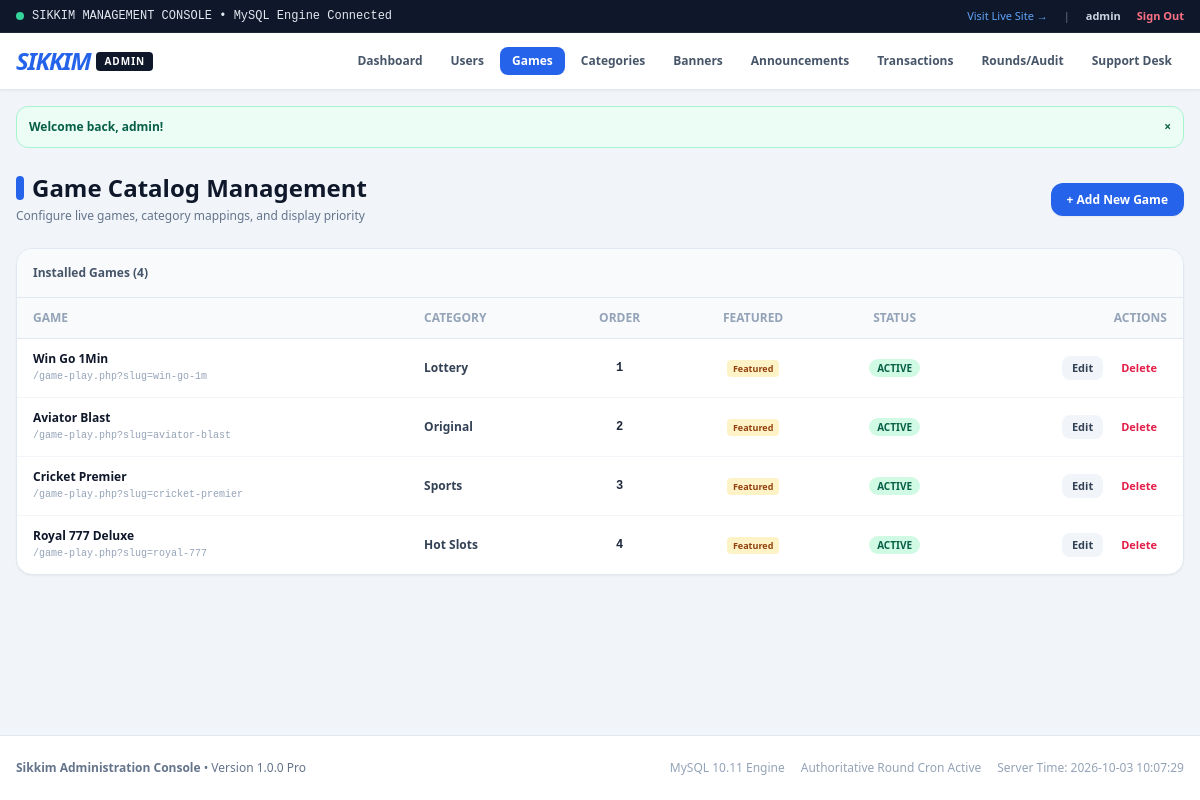
Screenshot of /admin/games.php (signed in) with the database file from the repository.
### tables this page shows
CREATE TABLE `users` (
  `id` INT AUTO_INCREMENT PRIMARY KEY,
  `username` VARCHAR(50) NOT NULL UNIQUE,
  `phone` VARCHAR(20) NOT NULL UNIQUE,
  `email` VARCHAR(100) DEFAULT NULL,
  `password_hash` VARCHAR(255) NOT NULL,
  `role` ENUM('user', 'admin') NOT NULL DEFAULT 'user',
  `status` ENUM('active', 'suspended') NOT NULL DEFAULT 'active',
  `avatar` VARCHAR(255) DEFAULT '/assets/images/avatar-default.png',
  `created_at` TIMESTAMP DEFAULT CURRENT_TIMESTAMP,
  `updated_at` TIMESTAMP DEFAULT CURRENT_TIMESTAMP ON UPDATE CURRENT_TIMESTAMP,
  INDEX `idx_users_phone` (`phone`),
  INDEX `idx_users_username` (`username`),
  INDEX `idx_users_role` (`role`)
);

CREATE TABLE `games` (
  `id` INT AUTO_INCREMENT PRIMARY KEY,
  `category_id` INT NOT NULL,
  `name` VARCHAR(100) NOT NULL,
  `slug` VARCHAR(100) NOT NULL UNIQUE,
  `image` VARCHAR(255) NOT NULL,
  `description` TEXT DEFAULT NULL,
  `status` ENUM('active', 'inactive') NOT NULL DEFAULT 'active',
  `display_order` INT NOT NULL DEFAULT 0,
  `is_recommended` TINYINT(1) NOT NULL DEFAULT 0,
  `config_json` TEXT DEFAULT NULL,
  `created_at` TIMESTAMP DEFAULT CURRENT_TIMESTAMP,
  `updated_at` TIMESTAMP DEFAULT CURRENT_TIMESTAMP ON UPDATE CURRENT_TIMESTAMP,
  FOREIGN KEY (`category_id`) REFERENCES `categories`(`id`) ON DELETE CASCADE,
  INDEX `idx_games_slug` (`slug`),
  INDEX `idx_games_rec` (`is_recommended`),
  INDEX `idx_games_status` (`status`),
  INDEX `idx_games_order` (`display_order`)
);

CREATE TABLE `categories` (
  `id` INT AUTO_INCREMENT PRIMARY KEY,
  `name` VARCHAR(50) NOT NULL,
  `slug` VARCHAR(50) NOT NULL UNIQUE,
  `icon` VARCHAR(255) NOT NULL,
  `display_order` INT NOT NULL DEFAULT 0,
  `status` ENUM('active', 'inactive') NOT NULL DEFAULT 'active',
  `created_at` TIMESTAMP DEFAULT CURRENT_TIMESTAMP,
  INDEX `idx_cat_order` (`display_order`),
  INDEX `idx_cat_status` (`status`)
);

### includes/auth.php (called while the page is built, shortened)
<?php
function isLoggedIn(): bool {
    return isset($_SESSION['user_id']) && !empty($_SESSION['user_id']);
}
function getCurrentUserId(): ?int {
    return $_SESSION['user_id'] ?? null;
}
function getCurrentUser(): ?array {
    $uid = getCurrentUserId();
    $pdo = getDB();
    $stmt = $pdo->prepare("
        SELECT u.id, u.username, u.phone, u.email, u.role, u.status, u.avatar, u.created_at,
               COALESCE(w.balance, 0.00) as balance,
               COALESCE(w.bonus_balance, 0.00) as bonus_balance,
               COALESCE(w.total_deposited, 0.00) as total_deposited,
               COALESCE(w.total_withdrawn, 0.00) as total_withdrawn
        FROM `users` u
        LEFT JOIN `wallets` w ON u.id = w.user_id
        WHERE u.id = :id AND u.status = 'active'
        LIMIT 1
    ");
    $stmt->execute([':id' => $uid]);
    $user = $stmt->fetch();
    return $user ?: null;
}
function requireAdmin(): array {
    $user = getCurrentUser();
    return $user;
}
function e(?string $string): string {
    return htmlspecialchars($string ?? '', ENT_QUOTES, 'UTF-8');
}
function getFlash(): ?array {
    if (isset($_SESSION['flash'])) {
        $flash = $_SESSION['flash'];
        return $flash;
    }
    return null;
}

### admin/games.php (the view, shortened to what this page needs)
<?php
require_once __DIR__ . '/includes/admin_header.php';
$pdo = getDB();
$action = trim($_GET['action'] ?? 'list');
$games = $pdo->query("
    SELECT g.*, c.name as category_name
    FROM `games` g
    LEFT JOIN `categories` c ON g.category_id = c.id
    ORDER BY g.display_order ASC, g.id DESC
")->fetchAll();
?>
<div class="w-full mb-6 flex flex-col sm:flex-row sm:items-center justify-between gap-4">
    <div>
        <h1 class="text-xl sm:text-2xl font-black text-slate-900 flex items-center gap-2">
            <span class="w-2 h-6 bg-blue-600 rounded-full inline-block"></span>
            Game Catalog Management
        </h1>
        <p class="text-xs text-slate-500 mt-1">Configure live games, category mappings, and display priority</p>
    </div>
    <div>
        <?php if ($action === 'create' || $action === 'edit'): ?>
            <a href="/admin/games.php" class="px-4 py-2 bg-slate-200 text-slate-700 rounded-xl text-xs font-bold hover:bg-slate-300 transition">
                &larr; Back to Catalog
            </a>
        <?php else: ?>
            <a href="/admin/games.php?action=create" class="px-4 py-2 bg-blue-600 hover:bg-blue-700 text-white rounded-xl text-xs font-bold transition shadow-sm">
                + Add New Game
            </a>
        <?php endif; ?>
    </div>
</div>
<div class="bg-white rounded-2xl border border-slate-200 shadow-sm overflow-hidden mb-8">
    <div class="p-4 bg-slate-50 border-b border-slate-200 font-bold text-xs text-slate-600 flex justify-between items-center">
        <span>Installed Games (<?= count($games) ?>)</span>
    </div>
    <?php if (!empty($games)): ?>
        <div class="overflow-x-auto no-scrollbar">
            <table class="w-full text-left text-xs">
                <thead>
                    <tr class="border-b border-slate-200 text-slate-400 uppercase font-bold bg-slate-50">
                        <th class="py-3 px-4">Game</th>
                        <th class="py-3 px-4">Category</th>
                        <th class="py-3 px-4 text-center">Order</th>
                        <th class="py-3 px-4 text-center">Featured</th>
                        <th class="py-3 px-4 text-center">Status</th>
                        <th class="py-3 px-4 text-right">Actions</th>
                    </tr>
                </thead>
                <tbody class="divide-y divide-slate-100">
                    <?php foreach ($games as $g): ?>
                        <tr class="hover:bg-slate-50 transition">
                            <td class="py-3 px-4">
                                <div class="font-black text-slate-900"><?= e($g['name']) ?></div>
                                <span class="font-mono text-[10px] text-slate-400">/game-play.php?slug=<?= e($g['slug']) ?></span>
                            </td>
                            <td class="py-3 px-4 font-bold text-slate-700">
                                <?= e($g['category_name'] ?? 'Uncategorized') ?>
                            </td>
                            <td class="py-3 px-4 text-center font-mono font-bold">
                                <?= (int)$g['display_order'] ?>
                            </td>
                            <td class="py-3 px-4 text-center">
                                <?php if ($g['is_recommended']): ?>
                                    <span class="bg-amber-100 text-amber-800 text-[9px] font-black px-1.5 py-0.5 rounded">Featured</span>
                                <?php else: ?>
                                    <span class="text-slate-300 text-[10px]">-</span>
                                <?php endif; ?>
                            </td>
                            <td class="py-3 px-4 text-center">
                                <span class="text-[10px] uppercase font-black px-2 py-0.5 rounded-full <?= $g['status'] === 'active' ? 'bg-emerald-100 text-emerald-800' : 'bg-rose-100 text-rose-800' ?>">
                                    <?= e($g['status']) ?>
                                </span>
                            </td>
                            <td class="py-3 px-4 text-right">
                                <div class="flex items-center justify-end gap-2">
                                    <a href="/admin/games.php?action=edit&id=<?= $g['id'] ?>" class="px-2.5 py-1 rounded-lg text-[11px] font-bold bg-slate-100 hover:bg-slate-200 text-slate-700">
                                        Edit
                                    </a>
                                    <form method="POST" action="/admin/games.php" onsubmit="return confirm('Delete this game record?');" class="inline">
                                        <button type="submit" name="delete_game" value="1" class="px-2.5 py-1 rounded-lg text-[11px] font-bold text-rose-600 hover:bg-rose-50">
                                            Delete
                                        </button>
                                    </form>
                                </div>
                            </td>
                        </tr>
                    <?php endforeach; ?>
                </tbody>
            </table>
        </div>
    <?php else: ?>
        <div class="p-8 text-center text-xs text-slate-400">
            No games installed yet. Use the Add Game button to register games.
        </div>
    <?php endif; ?>
</div>
<?php require_once __DIR__ . '/includes/admin_footer.php'; ?>

### admin/includes/admin_header.php (shortened to what this page needs)
<?php
require_once __DIR__ . '/../../includes/auth.php';
$adminUser = requireAdmin();
$currentAdminUri = parse_url($_SERVER['REQUEST_URI'], PHP_URL_PATH);
?>
<!DOCTYPE html>
<html lang="en">
<head>
    <script src="https://cdn.tailwindcss.com"></script>
    <link rel="stylesheet" href="/assets/css/style.css">
</head>
<body class="bg-slate-100 text-slate-800 antialiased min-h-screen flex flex-col font-sans">
    <div class="bg-slate-900 text-slate-200 text-xs py-2 px-4 border-b border-slate-800">
        <div class="max-w-7xl mx-auto flex items-center justify-between">
            <div class="flex items-center gap-2 font-mono">
                <span class="w-2 h-2 rounded-full bg-emerald-400"></span>
                <span>SIKKIM MANAGEMENT CONSOLE • MySQL Engine Connected</span>
            </div>
            <div class="flex items-center gap-4 text-[11px]">
                <a href="/" target="_blank" class="text-blue-400 hover:text-white transition">Visit Live Site &rarr;</a>
                <span class="text-slate-500">|</span>
                <span class="text-slate-300 font-bold"><?= e($adminUser['username']) ?></span>
                <a href="/logout.php" class="text-rose-400 hover:text-rose-300 font-bold">Sign Out</a>
            </div>
        </div>
    </div>
    <header class="w-full bg-white border-b border-slate-200 shadow-sm">
        <div class="max-w-7xl mx-auto px-4 py-3">
            <div class="flex flex-col md:flex-row md:items-center justify-between gap-3">
                <div class="flex items-center gap-3">
                    <a href="/admin/" class="flex items-center gap-1.5">
                        <span class="text-2xl font-black italic tracking-tighter text-blue-600"><i>S</i>IKKIM</span>
                        <span class="text-[10px] font-black uppercase bg-slate-900 text-white px-2 py-0.5 rounded tracking-widest">Admin</span>
                    </a>
                </div>
                <nav class="flex flex-wrap items-center gap-1 text-xs font-bold">
                    <a href="/admin/" class="px-3 py-1.5 rounded-lg transition <?= $currentAdminUri === '/admin/' || $currentAdminUri === '/admin/index.php' ? 'bg-blue-600 text-white' : 'text-slate-600 hover:bg-slate-100' ?>">
                        Dashboard
                    </a>
                    <a href="/admin/users.php" class="px-3 py-1.5 rounded-lg transition <?= strpos($currentAdminUri, 'users.php') !== false ? 'bg-blue-600 text-white' : 'text-slate-600 hover:bg-slate-100' ?>">
                        Users
                    </a>
                    <a href="/admin/games.php" class="px-3 py-1.5 rounded-lg transition <?= strpos($currentAdminUri, 'games.php') !== false ? 'bg-blue-600 text-white' : 'text-slate-600 hover:bg-slate-100' ?>">
                        Games
                    </a>
                    <a href="/admin/categories.php" class="px-3 py-1.5 rounded-lg transition <?= strpos($currentAdminUri, 'categories.php') !== false ? 'bg-blue-600 text-white' : 'text-slate-600 hover:bg-slate-100' ?>">
                        Categories
                    </a>
                    <a href="/admin/banners.php" class="px-3 py-1.5 rounded-lg transition <?= strpos($currentAdminUri, 'banners.php') !== false ? 'bg-blue-600 text-white' : 'text-slate-600 hover:bg-slate-100' ?>">
                        Banners
                    </a>
                    <a href="/admin/announcements.php" class="px-3 py-1.5 rounded-lg transition <?= strpos($currentAdminUri, 'announcements.php') !== false ? 'bg-blue-600 text-white' : 'text-slate-600 hover:bg-slate-100' ?>">
                        Announcements
                    </a>
                    <a href="/admin/transactions.php" class="px-3 py-1.5 rounded-lg transition <?= strpos($currentAdminUri, 'transactions.php') !== false ? 'bg-blue-600 text-white' : 'text-slate-600 hover:bg-slate-100' ?>">
                        Transactions
                    </a>
                    <a href="/admin/rounds.php" class="px-3 py-1.5 rounded-lg transition <?= strpos($currentAdminUri, 'rounds.php') !== false ? 'bg-blue-600 text-white' : 'text-slate-600 hover:bg-slate-100' ?>">
                        Rounds/Audit
                    </a>
                    <a href="/admin/support.php" class="px-3 py-1.5 rounded-lg transition <?= strpos($currentAdminUri, 'support.php') !== false ? 'bg-blue-600 text-white' : 'text-slate-600 hover:bg-slate-100' ?>">
                        Support Desk
                    </a>
                </nav>
            </div>
        </div>
    </header>
    <?php $flash = getFlash(); if ($flash): ?>
        <div class="max-w-7xl mx-auto px-4 mt-4 w-full">
            <div class="rounded-xl p-3 text-xs font-bold flex items-center justify-between <?= $flash['type'] === 'success' ? 'bg-emerald-50 text-emerald-800 border border-emerald-200' : 'bg-rose-50 text-rose-800 border border-rose-200' ?>">
                <span><?= e($flash['message']) ?></span>
                <button onclick="this.parentElement.remove()" class="text-xs">&times;</button>
            </div>
        </div>
    <?php endif; ?>
    <main class="flex-1 w-full max-w-7xl mx-auto px-4 py-6">

### assets/css/style.css (style rules this page uses)
html, body { overflow-x: hidden; scroll-behavior: smooth; }
.no-scrollbar { -ms-overflow-style: none; scrollbar-width: none; }

### rows the page displays
users: username "admin"
games: name "Win Go 1Min", slug "win-go-1m", category.name "Lottery", display_order "1", is_recommended "Featured", status "ACTIVE"
games: name "Aviator Blast", slug "aviator-blast", category.name "Original", display_order "2", is_recommended "Featured", status "ACTIVE"
games: name "Cricket Premier", slug "cricket-premier", category.name "Sports", display_order "3", is_recommended "Featured", status "ACTIVE"
games: name "Royal 777 Deluxe", slug "royal-777", category.name "Hot Slots", display_order "4", is_recommended "Featured", status "ACTIVE"

### other values shown
$flash['message'] "Welcome back, admin!"
count($games) "4"
